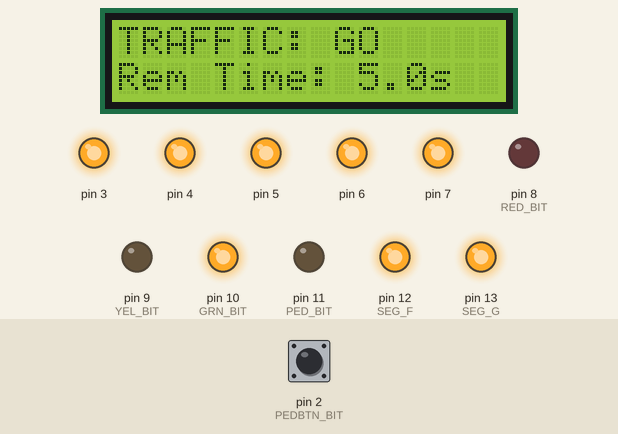
The sketch below on a simulated Arduino Uno, built with avr-gcc and run on an emulated ATmega328P. On the bench: 16×2 character LCD, output pins drawn as LEDs (lit = HIGH). Wiring (inferred from the names in the program): character LCD (HD44780): RS pin 14; E pin 15; data pin 16, pin 17, pin 18, pin 19. Dashed ring = blinking. Inputs (shaded band) come from the test bench; at power-on: pin 2 (PEDBTN_BIT) HIGH. Pins used as bus, display or sensor lines are not drawn.

Above: at 1.2 s.
1.3 s: pin 2 (PEDBTN_BIT) pulled LOW for 0.15 s
At 4.7 s:
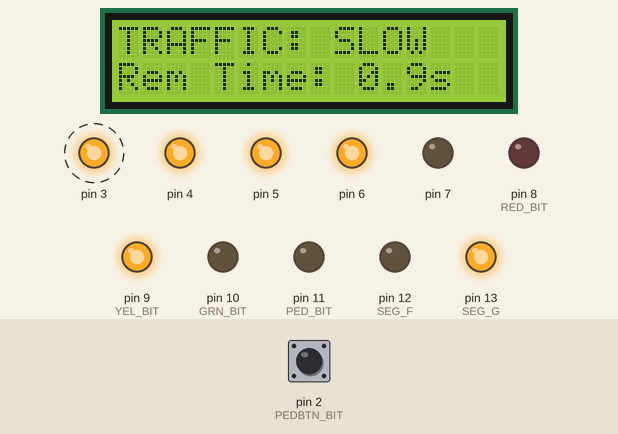
At 5.7 s:
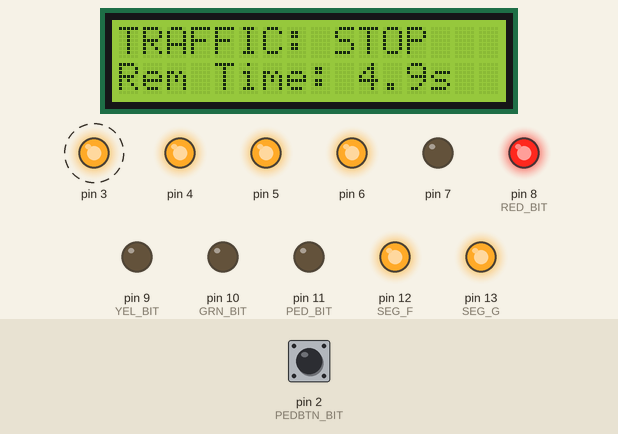
6.5 s: pin 2 (PEDBTN_BIT) pulled LOW for 1 s
At 10.7 s:
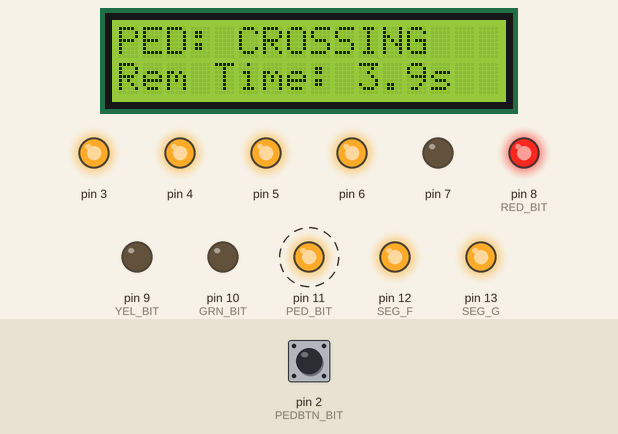
Timing chart, 0 to 19.3 s (numbered marks = the images above; inputs shaded):
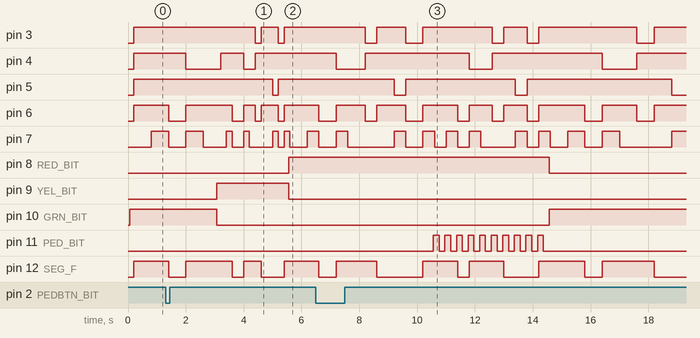

Measured:
- after the input at 1.3 s, pin 3: alternates HIGH for 0.60 s and LOW for 0.20 s, starting after 3.1 s; pin 8 (RED_BIT): LOW → HIGH after 4.3 s; pin 9 (YEL_BIT): LOW → HIGH after 1.8 s instead of 4.8 s; pin 10 (GRN_BIT): HIGH → LOW after 1.8 s instead of 4.8 s
- after the input at 6.5 s, pin 9 (YEL_BIT): stays LOW (without the input it goes to HIGH after 10.1 s); pin 11 (PED_BIT): alternates HIGH for 0.20 s and LOW for 0.20 s, 20 changes in all, then stays LOW, starting after 4.1 s; the display: first differs from a run without the input after 4.1 s (image 3)

The sketch:

Q5_Traffic_Controller.ino
```cpp
#include <avr/io.h>
#include <avr/interrupt.h>
#include <avr/pgmspace.h>

// Register Masks

// traffic light bit definitions
#define RED_BIT    (1 << PB0)
#define YEL_BIT    (1 << PB1)
#define GRN_BIT    (1 << PB2)
#define PED_BIT    (1 << PB3)

// 7 segment definitions
#define SEG_F      (1 << PB4)
#define SEG_G      (1 << PB5)
#define SEG_MASK_D 0xF8       // PD3 - PD7 -> segments a - e

// lcd definitions
#define RS_BIT        (1 << PC0)
#define EN_BIT        (1 << PC1)
#define LCD_DATA_MASK 0x3C          // PC2 - PC5 -> D4 - D7

// button definition
#define PEDBTN_BIT (1 << PD2)

// Bare-Metal LCD Driver
void lcd_wait_us(uint16_t us) {
// function wait the requested number of microseconds

    // record starting time
    unsigned long start = micros();

  	// continuously check elapsed time (busy-wait)
    while ((unsigned long)(micros() - start) < us) {}
}
void lcd_wait_ms(uint16_t ms) {
  while (ms--) lcd_wait_us(1000);
}

void lcd_pulse_en(void) {
    PORTC |= EN_BIT;
    asm volatile("nop\n nop\n nop\n nop\n");
    PORTC &= ~EN_BIT;
}

void lcd_send_nibble(uint8_t nibble_top4) {
    uint8_t remapped = (nibble_top4 >> 2) & LCD_DATA_MASK;
    PORTC = (PORTC & ~LCD_DATA_MASK) | remapped;
    lcd_pulse_en();
}
void lcd_command(uint8_t cmd) {
    PORTC &= ~RS_BIT;
    lcd_send_nibble(cmd & 0xF0);
    lcd_send_nibble((cmd << 4) & 0xF0);
    if (cmd == 0x01 || cmd == 0x02) lcd_wait_ms(2);
    else lcd_wait_us(40);
}
void lcd_data(uint8_t b) {
    PORTC |= RS_BIT;
    lcd_send_nibble(b & 0xF0);
    lcd_send_nibble((b << 4) & 0xF0);
    lcd_wait_us(40);
}
void lcd_init(void) {
    DDRC |= RS_BIT | EN_BIT | LCD_DATA_MASK;
    PORTC &= ~(RS_BIT | EN_BIT);
    lcd_wait_ms(50);
    lcd_send_nibble(0x30); lcd_wait_ms(5);
    lcd_send_nibble(0x30); lcd_wait_us(150);
    lcd_send_nibble(0x30); lcd_wait_us(150);
    lcd_send_nibble(0x20); lcd_wait_us(150);
    lcd_command(0x28);
    lcd_command(0x08);
    lcd_command(0x01);
    lcd_command(0x06);
    lcd_command(0x0C);
}
void lcd_setCursor(uint8_t col, uint8_t row) {
    uint8_t addr = (row == 0 ? 0x00 : 0x40) + col;
    lcd_command(0x80 | addr);
}
void lcd_print(const char *s) { while (*s) lcd_data((uint8_t)*s++); }

// 7-Segment Countdown
const uint8_t segD[10] PROGMEM = {0xF8,0x30,0xD8,0x78,0x30,0x68,0xE8,0x38,0xF8,0x78};
const uint8_t segB[10] PROGMEM = {0x10,0x00,0x20,0x20,0x30,0x30,0x30,0x00,0x30,0x30};

void showDigit(uint8_t d) {
    if (d > 9) {
      PORTD &= ~SEG_MASK_D; PORTB &= ~(SEG_F | SEG_G);
      return;
    }
    uint8_t dv = pgm_read_byte(&segD[d]);
    uint8_t bv = pgm_read_byte(&segB[d]);
    PORTD = (PORTD & ~SEG_MASK_D) | dv;
    PORTB = (PORTB & ~(SEG_F | SEG_G)) | bv;
}

// Traffic State Machine
enum TState { S_GREEN, S_YELLOW, S_RED, S_PED_CROSS };
void enterState(TState s);

volatile bool pedRequest = false;

TState state = S_GREEN;
unsigned long stateStart = 0;
const unsigned long T_GREEN = 6000, T_YELLOW = 2500, T_RED = 5000, T_PED = 4000;

unsigned long lastRow1Update = 0;
unsigned long pedBlinkPrev = 0;

void enterState(TState s) {
    state = s;
    stateStart = millis();
    PORTB &= ~(RED_BIT | YEL_BIT | GRN_BIT | PED_BIT);
    switch (s) {
        case S_GREEN:  PORTB |= GRN_BIT;
                       lcd_setCursor(0, 0);
                       lcd_print("TRAFFIC: GO  ");
                       break;
        case S_YELLOW:
                       PORTB |= YEL_BIT; lcd_setCursor(0, 0);
                       lcd_print("TRAFFIC: SLOW");
                       break;
        case S_RED:    PORTB |= RED_BIT;
                       lcd_setCursor(0, 0);
                       lcd_print("TRAFFIC: STOP");
                       break;
        case S_PED_CROSS:
                       PORTB |= RED_BIT;                        // Red holds through the crossing
                       lcd_setCursor(0, 0);
                       lcd_print("PED: CROSSING");
                       break;
    }
}

//  Pedestrian request ISR
ISR(INT0_vect) {
    if (state != S_PED_CROSS)
      pedRequest = true;   // ignore requests during active crossing
}

void setup_pedestrian_interrupt(void) {
    DDRD  &= ~PEDBTN_BIT; // configure pedestrian bit as input
    PORTD |=  PEDBTN_BIT; // enable internal pull-up resistor for the pedestrian bit
    // EICRA: ISC01=1, ISC00=0 -> INT0 triggers on falling edge
    EICRA |=  (1 << ISC01);
    EICRA &= ~(1 << ISC00);
    // EIMSK: enable INT0
    EIMSK |= (1 << INT0);
}

void setup() {
  	// configure these PORTB pins as outputs
    DDRB |= RED_BIT | YEL_BIT | GRN_BIT | PED_BIT | SEG_F | SEG_G;
    DDRD |= SEG_MASK_D;

    lcd_init();
    setup_pedestrian_interrupt();
    sei();
    enterState(S_GREEN);
}

void loop() {
    unsigned long now = millis();
    unsigned long elapsed = now - stateStart;

    // State transition logic
    switch (state) {
        case S_GREEN:
            if (elapsed >= T_GREEN && !pedRequest) {
                enterState(S_YELLOW);
            } else if (pedRequest && elapsed >= 3000) {
                // two cases: 1. request arrived after 3s (immediate),
                // and        2. request arrived before 3s (simply wait here until
                //               elapsed crosses 3000ms, then fire on the very next pass
                pedRequest = false;
                enterState(S_YELLOW);
            }
            break;

        case S_YELLOW:
            if (elapsed >= T_YELLOW) enterState(S_RED);
            break;

        case S_RED:
            if (elapsed >= T_RED) {
                if (pedRequest) {
                    pedRequest = false;
                    enterState(S_PED_CROSS);
                } else {
                    enterState(S_GREEN);
                }
            }
            break;

        case S_PED_CROSS:
            if (elapsed >= T_PED) enterState(S_GREEN);
            break;
    }

    // Pedestrian LED blink 2.5Hz during crossing
    if (state == S_PED_CROSS) {
        if (now - pedBlinkPrev >= 200) {  // 400ms period -> 200ms half-cycle
            pedBlinkPrev = now;
            PORTB ^= PED_BIT;
        }
    }

    //  LCD row1 + 7-seg countdown every 200ms
    if (now - lastRow1Update >= 200) {
        lastRow1Update = now;
        unsigned long duration = (state == S_GREEN)  ? T_GREEN  :
                                  (state == S_YELLOW) ? T_YELLOW :
                                  (state == S_RED)    ? T_RED    : T_PED;
        long remain = (long)duration - (long)elapsed;
        if (remain < 0) remain = 0;

        int whole = remain / 1000;
        int tenth = (remain % 1000) / 100;
        char buf[17];
        snprintf(buf, sizeof(buf), "Rem Time: %d.%ds  ", whole, tenth);
        lcd_setCursor(0, 1);
        lcd_print(buf);

        uint8_t digit = (uint8_t)((remain * 10) / (long)duration);
        if (digit > 9) digit = 9;
        showDigit(digit);
    }
}
```
